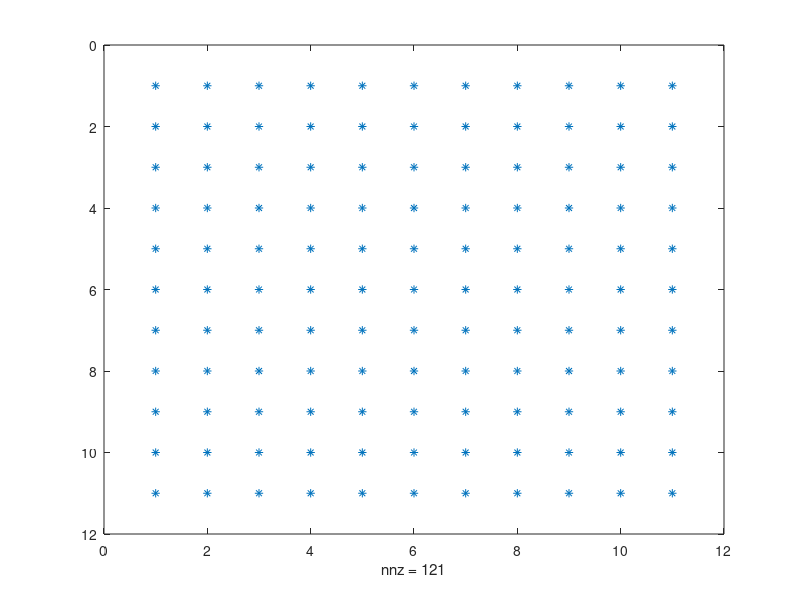

MATLAB code for this plot:
% Simple example for dense inverse despite sparse LU-factors
A = [diag(1:10),ones(10,1);ones(1,10),2];
[L,U] = lu(A); spy(A); spy(L); spy(U); spy(inv(A));
